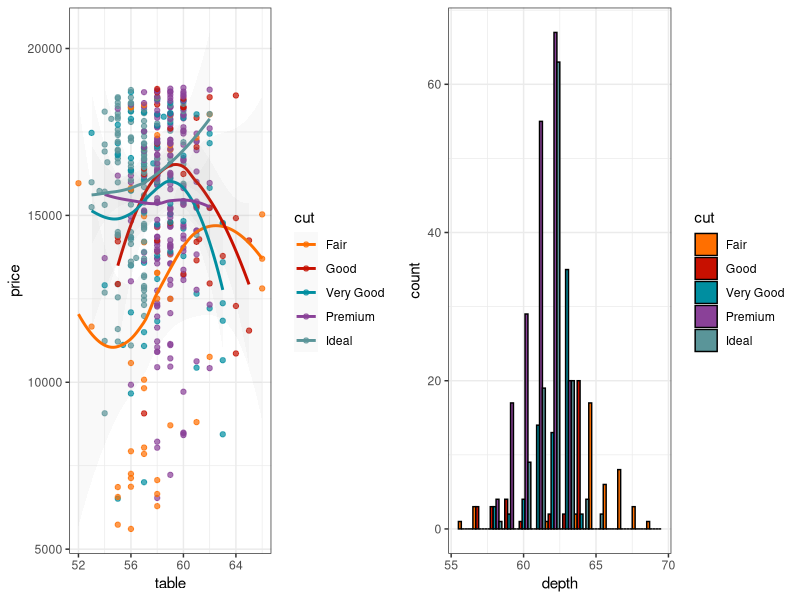

Reproduce this figure in R.
## ---- chunk 1
# Load library
library("ggsci")
library("ggplot2")
library("gridExtra")

# Create a dataset
data("diamonds")

# Make a plot with colors inspired by the Simpsons
p1 <- ggplot(subset(diamonds, carat >= 2.2),aes(x = table, y = price, colour = cut)) +
  geom_point(alpha = 0.7) +
  geom_smooth(method = "loess", alpha = 0.05, linewidth = 1, span = 1) +
  theme_bw()

p2 <- ggplot(subset(diamonds, carat > 2.2 & depth > 55 & depth < 70),aes(x = depth, fill = cut)) +
  geom_histogram(colour = "black", binwidth = 1, position = "dodge") +
  theme_bw()


p1_simpsons <- p1 + scale_color_futurama()
p2_simpsons <- p2 + scale_fill_futurama()
grid.arrange(p1_simpsons, p2_simpsons, ncol = 2)

